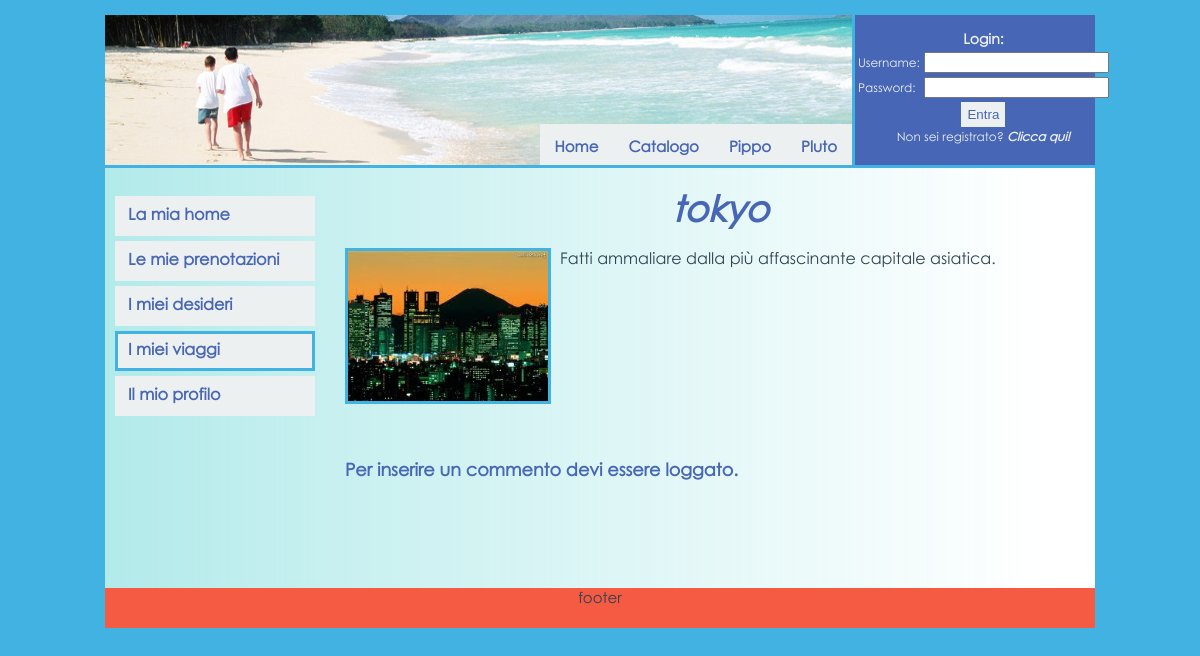
/commenti.php?citta=tokyo, run on the app's committed database.
### tables this page shows
CREATE TABLE IF NOT EXISTS `destinazione` (
  `id` int(11) NOT NULL AUTO_INCREMENT,
  `continente` varchar(50) NOT NULL,
  `citta` varchar(50) NOT NULL,
  `tipo` varchar(50) NOT NULL,
  `foto` varchar(100) NOT NULL,
  `descrizione` longtext NOT NULL,
  PRIMARY KEY (`id`)
);

### database.php (called while the page is built, shortened)
<?php
    class database{
        public static function qSelect($conn, $sql){
            $risposta = mysql_query($sql)
                or die("Errore nell'esecuzione della query di selezione: " . mysql_error());
            return $risposta;
        }
    }
?>

### config.php (called while the page is built)
<?php
	 $session_name = "login";
?>

### commenti.php (the view, shortened to what this page needs)
<!DOCTYPE HTML PUBLIC "-//W3C//DTD HTML 4.01 Transitional//EN" "http://www.w3.org/TR/html4/loose.dtd">
<html>
  <head>
    <link rel="stylesheet" type="text/css" href="style/style.css">
    <link rel="stylesheet" type="text/css" href="style/rateit.css">
  </head>
  <body>
    <div id="container">
    <div id="header_container">
	<div id="logo">
			<span class="ribbon">
				<a href="index.php"><span>Home</span></a>
				<a href="#"><span>Catalogo</span></a>
				<a href="#"><span>Pippo</span></a>
				<a href="#"><span>Pluto</span></a>
			</span>
	</div>
	<div id="login">
		<?php
			include 'login_form.php';
		?>
	</div>
	</div>
      <div id="content_container">
	<div id="content">
		<?php
			include_once "database.php";
			if(!isset($_GET['citta'])){
			}
			else{
				$citta = $_GET['citta'];
				$conn=database::dbConnect();
				$sql = "SELECT `id`, `foto`, `descrizione` FROM `destinazione` WHERE `citta` = \"$citta\"";
				$result = database::qSelect($conn, $sql);
				$record = mysql_fetch_array($result);
				extract($record);
				$id_dest = $id;
				echo "<div id='dest_intestazione'><br>";
				echo "<div id='dest_commento'>$citta</div><br>";
				echo "<div id='dest_foto'><img src=style/images/dest/$foto width=200 height=150></div>";
				echo "<div id='dest_descrizione'>$descrizione</div>";
				echo "</div><br>";
				if(isset($_SESSION[$session_name])){
					$user=$_SESSION['username'];
					if(!isset($_POST['commento'])){
						echo "<br><span class='tit_commento'>Inserisci un commento e valuta la tua esperienza con la nostra agenzia:</span>";
						echo "<div class='rateit' id='rateit5' data-rateit-step=1></div><br>";
						$form="<div id='commento'>
							 	<form name='form_commento' method='POST'>
							 		<textarea name='commento' cols=90 rows=5></textarea>
							 		<input type='hidden' name='voto' value=''>
							 		<br>
							 		<input class='btn_commenta' type='button' value='Commenta' onclick=\"check_comment($id_dest,'$user')\">
							 	</form>
							  </div><br>";
						echo $form;
					 }
				}
				else
					echo "<br><h3>Per inserire un commento devi essere loggato.</h3>";
			}
		?>
	</div>
	<div id="navigation">
	  		<br>
		<div id='vert_menu'>
			<a href='homepersonale.php'><span>La mia home</span></a>
			<a href='ordini.php'><span>Le mie prenotazioni</span></a>
			<a href='wish_list.php'><span>I miei desideri</span></a>
			<a href='storico.php' id="selected"><span>I miei viaggi</span></a>
			<a href='gestioneprofilo.php'><span>Il mio profilo</span></a>
		</div>
	</div>
      </div>
      <div id="footer">
		<div>footer</div>
      </div>
    </div>
  </body>
</html>

### style/style.css (style rules this page uses)
html,body { font-family: "Century Gothic", verdana, sans-serif; font-size: 15px; color: #2E4350; height: 100%; margin: 0; padding: 0; }
body { font-family: "Century Gothic", verdana, sans-serif; font-size: 15px; background-color: #42B2E3; text-align:center; }
a:link { text-decoration: none; color: inherit; }
#container { width: 990px; margin: 0 auto; margin-top: 15px; text-align: left; }
#header_container { width: 990px; line-height: 1; margin: 0 auto; background: #ECF0F1; height: 150px; text-align: center; }
#logo { float:left; width:750px; height:150px; background: url("images/header.png"); border-bottom:3px solid #42B2E3; }
#logo a { text-decoration: none; font-weight: bold; color: #ECF0F1; }
#login { font-size: 12px; color: #ECF0F1; float:right; width:240px; height:150px; background-color: #4766B5; }
#content_container { overflow:hidden; width: 990px; margin: 0 auto; min-height:420px; }
#content { float: right; width: 750px; background: url("images/cont_background.png") repeat-y; padding-bottom: 10000px; margin-bottom: -10000px; }
#content h3 { color: #4766B5; }
#navigation { float: left; width:240px; background: url("images/nav_background.png") repeat-y; padding-bottom: 10000px; margin-bottom: -10000px; }
#navigation a { text-decoration:none; color: #4766B5; font-size:16px; font-weight:bold; }
#footer { background-color: #F55A42; width: 990px; margin: 0 auto; text-align: center; height: 40px; clear:both; }
#dest_commento { text-align: center; font-size: 36px; font-weight: bolder; color: #4766B5; font-style: italic; }
#dest_foto { border:3px solid #42B2E3; width:200px; height:150px; margin:0 auto; float: left; }
#dest_descrizione { width: 520px; float: right; text-align: justify; font-size: 16px; padding-right: 15px; }
#dest_intestazione { overflow:auto; }
.ribbon { display:inline-block; float:right; padding-top:101px; border-right:3px solid #42B2E3; }
.ribbon:after, .ribbon:before { margin-top:0.5em; content: ""; float:left; }
.ribbon:after { border-right-color:transparent; }
.ribbon:before { border-left-color:transparent; }
.ribbon a:link, .ribbon a:visited { color:#4766B5; text-decoration:none; float:left; height:3.25em; overflow:hidden; }
.ribbon span { background:#ECF0F1; display:inline-block; line-height:3em; padding:0 1em; margin-top:0.5em; position:relative; color: #4766B5; -webkit-transition: background-color 0.2s, margin-top 0.2s; -moz-transition: background-color 0.2s, margin-top 0.2s; -ms-transition: background-color 0.2s, margin-top 0.2s; -o-transition: background-color 0.2s, margin-top 0.2s; transition: background-color 0.2s, margin-top 0.2s; }
.ribbon span:before { content: ""; position:absolute; top:3em; left:0; border-right:0.5em solid #9B8651; border-bottom:0.5em solid #ECF0F1; }
.ribbon span:after { content: ""; position:absolute; top:3em; right:0; border-left:0.5em solid #9B8651; border-bottom:0.5em solid #ECF0F1; }
#vert_menu { width: 200px; margin-top: 10px; margin-left: 10px; }
#vert_menu a { text-decoration: none; height: 24px; voice-family: "\" }
#vert_menu #selected { border:3px solid #42B2E3; }

### data on the page
destinazione: foto (picture), descrizione "Fatti ammaliare dalla più affascinante capitale asiatica."

### other printed values
$citta "tokyo"
